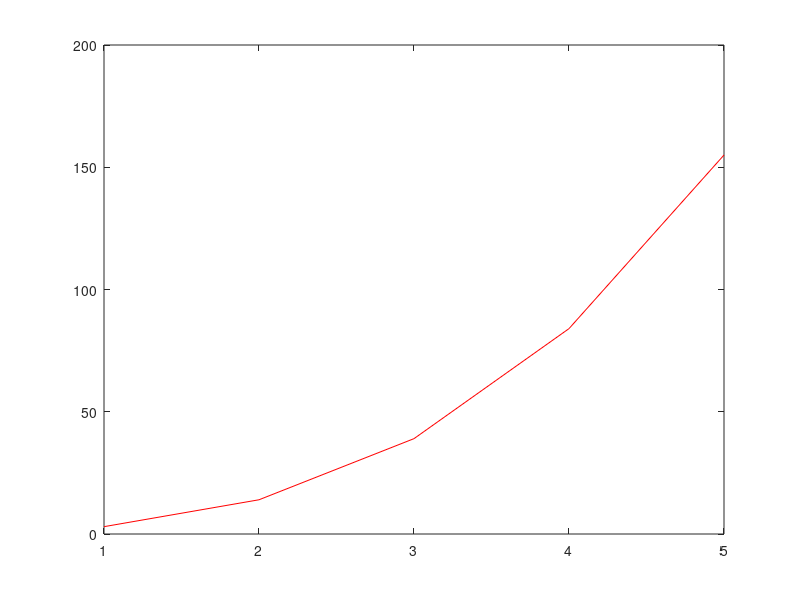
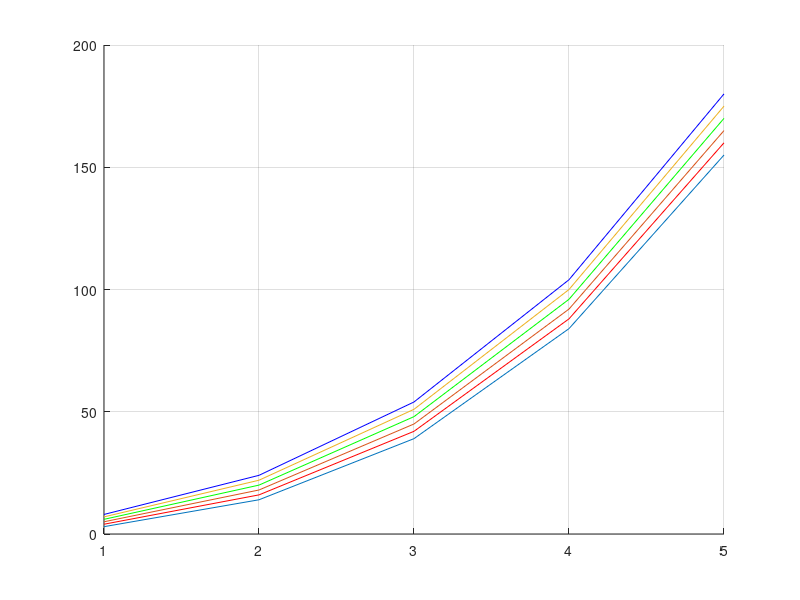

Write MATLAB code to recreate these figures, in order.
# this code is to visualize the effect of varying the constants a,b,c in  the 3rd order curvature equation
a = 1;
b = 1;
c = 1;
k0 = 0;

col_list = ['-r', '-g', '-b', '-k', '-c', '-m'];

s = 1:5; # arc length 
K = k0 + a.*s + b.*(s.^2) + c.*(s.*s.*s);

plot(s,K,'-r');

# vary constant -a 
min_a = 1;
max_a = 6;
delta_a = 1;

figure();
hold on;
grid on;
for a_iter = min_a:delta_a:max_a
    K = k0 + a_iter.*s + b.*(s.^2) + c.*(s.*s.*s);
    plot(s,K,col_list(a_iter))

end

